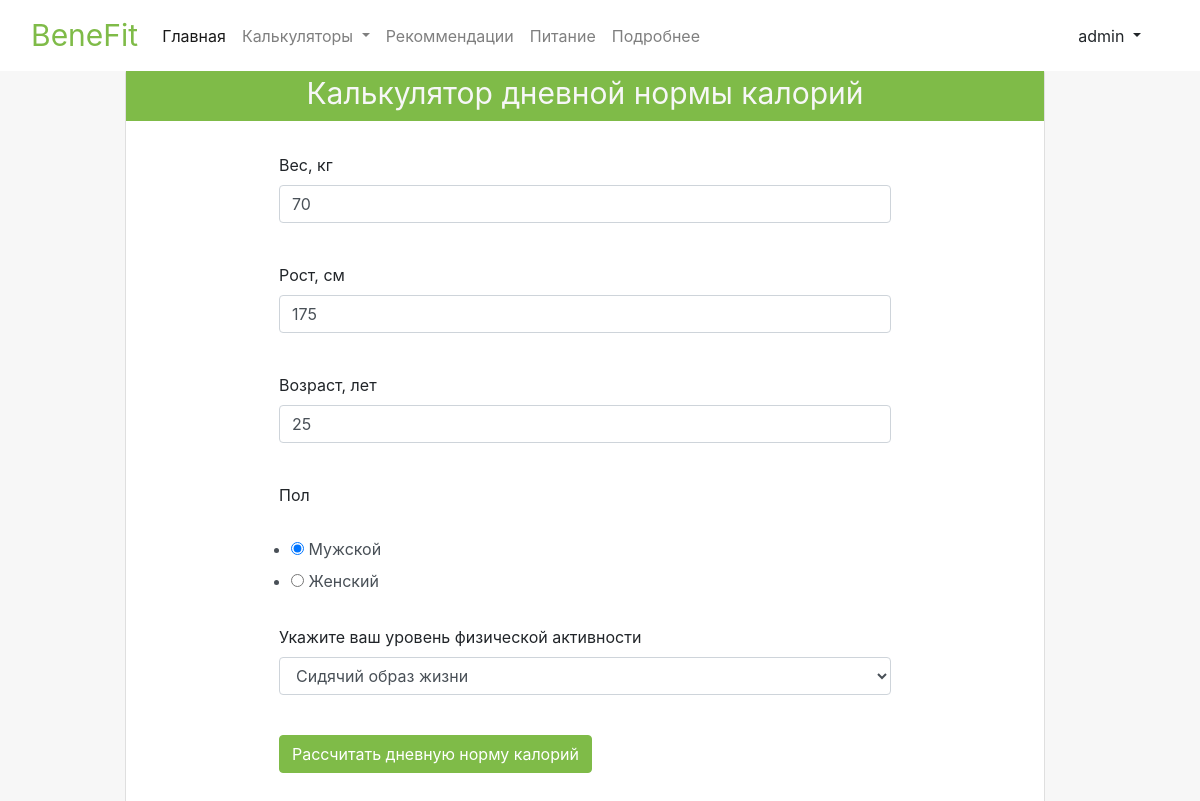
/calculators/calories (signed in), run on the app's committed database.
### data/user_login.py (models this page shows, shortened)
class UserLogin(SqlAlchemyBase, UserMixin):
    __tablename__ = 'user_login'
    id = sqlalchemy.Column(sqlalchemy.Integer,
                           primary_key=True, autoincrement=True, nullable=True)
    name = sqlalchemy.Column(sqlalchemy.String, nullable=True)
    about = sqlalchemy.Column(sqlalchemy.String, nullable=True)
    email = sqlalchemy.Column(sqlalchemy.String,
                              index=True, unique=True, nullable=True)
    hashed_password = sqlalchemy.Column(sqlalchemy.String, nullable=True)
    created_date = sqlalchemy.Column(sqlalchemy.DateTime,
                                     default=datetime.datetime.now)
    user_inputs = orm.relation("UserInputs", back_populates='user_login')
    user_results = orm.relation("UserResults", back_populates='user_login')

### data/user_inputs.py (models this page shows)
class UserInputs(SqlAlchemyBase, SerializerMixin):
    __tablename__ = 'user_inputs'
    user_id = sqlalchemy.Column(sqlalchemy.Integer,
                                sqlalchemy.ForeignKey("user_login.id"),
                                primary_key=True, autoincrement=True, nullable=True)
    height = sqlalchemy.Column(sqlalchemy.Integer, nullable=True)
    weight = sqlalchemy.Column(sqlalchemy.Integer, nullable=True)
    age = sqlalchemy.Column(sqlalchemy.Integer, nullable=True)
    gender = sqlalchemy.Column(sqlalchemy.String, nullable=True)
    activity = sqlalchemy.Column(sqlalchemy.Integer, nullable=True)
    wrists = sqlalchemy.Column(sqlalchemy.Integer, nullable=True)
    waist = sqlalchemy.Column(sqlalchemy.Integer, nullable=True)
    neck = sqlalchemy.Column(sqlalchemy.Integer, nullable=True)
    hip = sqlalchemy.Column(sqlalchemy.Integer, nullable=True)
    user_login = orm.relation('UserLogin')

### app__.py (the view, shortened to what this page needs)
@app.route("/calculators/calories", methods=['GET', "POST"])
def calories_calculator_page():
    form = CalorieCalculatorForm()
    if current_user.is_authenticated:
        db_sess = db_session.create_session()
        current_user_inputs = db_sess.query(UserInputs).filter(
            UserInputs.user_id == current_user.id).first()
        form.weight.data = current_user_inputs.weight
        form.height.data = current_user_inputs.height
        form.age.data = current_user_inputs.age
        form.gender.data = current_user_inputs.gender
        form.activity.data = str(current_user_inputs.activity)
    return render_template("calories_calculator.html",
                           title='Калькулятор дневной нормы калорий', form=form)

### forms/calorie_calculator_form.py
class CalorieCalculatorForm(FlaskForm):
    weight = IntegerField('Вес, кг', validators=[DataRequired()])
    height = IntegerField('Рост, см', validators=[DataRequired()])
    age = IntegerField('Возраст, лет', validators=[DataRequired()])
    gender = RadioField('Пол', choices=['Мужской', 'Женский'])
    activity = SelectField(u'Укажите ваш уровень физической активности',
                           choices=[(0, 'Сидячий образ жизни'),
                                    (1, 'Редкие тренировки'),
                                    (2, 'Тренировки 3 - 4 раза в неделю'),
                                    (3, 'Тренировки 5 - 6 раз в неделю'),
                                    (4, 'Ежедневные интенсивные тренировки')],
                           validators=[DataRequired()])
    submit = SubmitField('Рассчитать дневную норму калорий')

### app__.py (called while the page is built)
@login_manager.user_loader
def load_user(user_id):
    db_sess = db_session.create_session()
    return db_sess.query(UserLogin).get(user_id)

### data/db_session.py (called while the page is built)
def create_session() -> Session:
    global __factory
    return __factory()

### templates/calories_calculator.html (shortened to what this page needs)
{% extends "calculator_template.html" %}
{% block calculator_content %}
        	<p>
        	    {{ form.weight.label }}<br>
        	    {{ form.weight(class="form-control", type="number", min='20', max='500')}}<br>
        	</p>
          <p>
              {{ form.height.label }}<br>
              {{ form.height(class="form-control", type="number", min='60', max='250')}}<br>
          </p>
          <p>
              {{ form.age.label }}<br>
              {{ form.age(class="form-control", type="number", min='14', max='130') }}<br>
          </p>
          <p>
              {{ form.gender.label }}<br>
              {{ form.gender(class="form-control form-field-gender", type="string") }}<br>
          </p>
          <p>
              {{ form.activity.label }}<br>
              {{ form.activity(class="form-control", type="select") }}<br>
          </p>
        	<p>{{ form.submit(type="submit", class="btn calculator-btn") }}</p>
{% endblock %}

### templates/base.html (shortened to what this page needs)
<!doctype html>
<html lang="en">
<head>
    <link rel="stylesheet"
          href="https://stackpath.bootstrapcdn.com/bootstrap/4.4.1/css/bootstrap.min.css"
>
    <link rel="stylesheet"
          href="../static/css/style.css">
</head>
<body>
  <nav class="navbar navbar-expand-lg navbar-light bg-light nav fixed-top">
  <div class="container-fluid">
    <a class="nav-brand navbar-brand" href="/">BeneFit</a>
    <div class="collapse navbar-collapse" id="navbarNavDropdown">
      <ul class="navbar-nav">
        <li class="nav-item">
          <a class="nav-link active" aria-current="page" href="/">Главная</a>
        </li>
        <li class="nav-item dropdown">
          <a class="nav-link dropdown-toggle" href="#" id="navbarDropdownMenuLink" role="button" data-bs-toggle="dropdown" aria-expanded="false">
          Калькуляторы
          </a>
        </li>
        <li class="nav-item">
          <a class="nav-link" href="/recommendations">Рекоммендации</a>
        </li>
        <li class="nav-item">
          <a class="nav-link" href="#">Питание</a>
        </li>
        <li class="nav-item">
          <a class="nav-link" href="#">Подробнее</a>
        </li>
      </ul>
      <div class="container-fluid">
        <form class="d-flex flex-space-between">
              {% if current_user.is_authenticated %}
    <div class="btn-group dropstart">
  <a type="button" class="btn dropdown-toggle" data-bs-toggle="dropdown" aria-expanded="false">
    {{ current_user.name }}
  </a>
</div>
{% else %}
    <p>
        <a class="btn nav-btn-reg" href="/register">Зарегистрироваться</a>
        <a class="btn nav-btn-auth" href="/login">Войти</a>
    </p>
{% endif %}
        </form>
      </div>
    </div>
  </div>
</nav>
<main role="main" >
  <div  class="container">
    <div class="row">
      <div class="col-md-10 col-sm-9 content m-auto">
        {% block content %}{% endblock %}
      </div>
    </div>
  </div>
</main>
</body>
</html>

### static/css/style.css (style rules this page uses)
* { margin: 0; padding: 0; box-sizing: border-box; }
.nav { background-color: #fff !important; }
.nav-brand { color: #7fbb48 !important; font-size: 30px; color: #fff; }
.form-field-gender { border: none; }
main { background: #f7f7f7; margin-top: 70px; }
.calculator-btn { background-color: #7fbb48; border-color: #7fbb48; color: #fff; }

### data on the page
UserLogin: name "admin"
UserInputs: weight "70", height "175", age "25", gender "☑ Мужской ☐ Женский", activity "Сидячий образ жизни"

### other printed values
{{ title }} "Калькулятор дневной нормы калорий"
